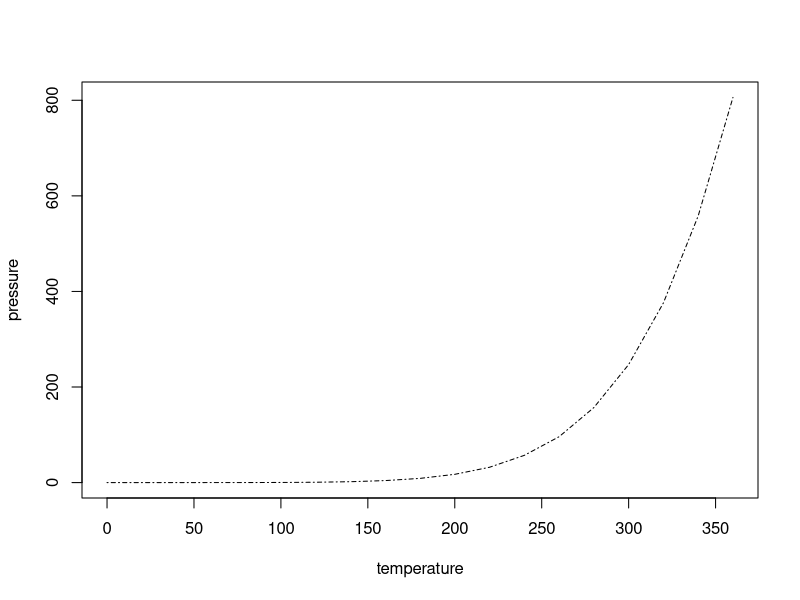
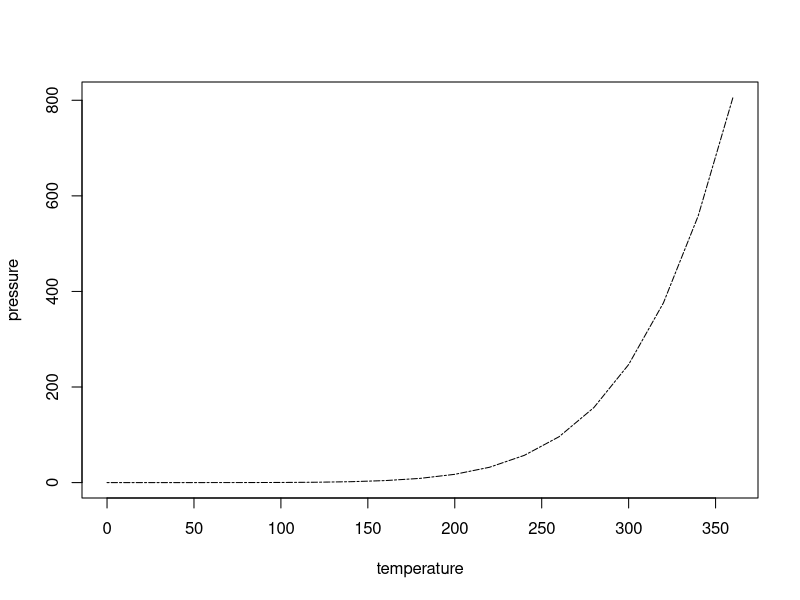
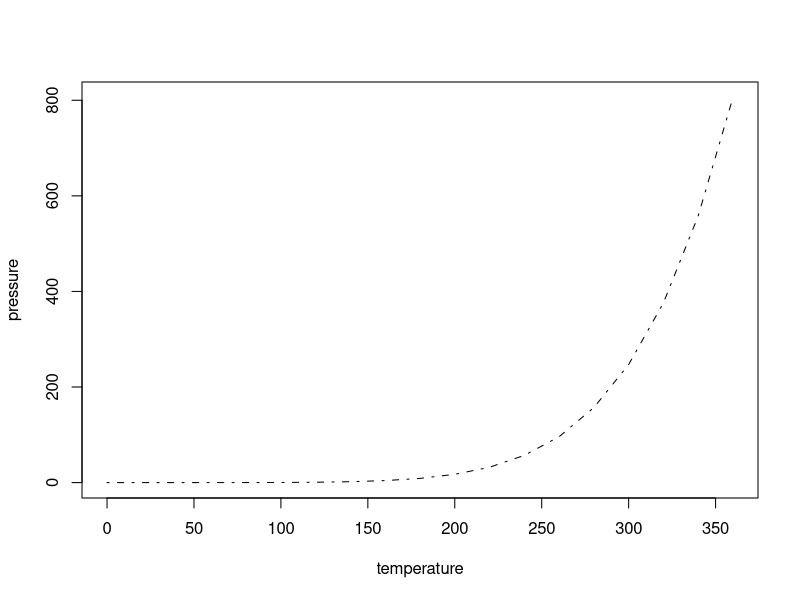
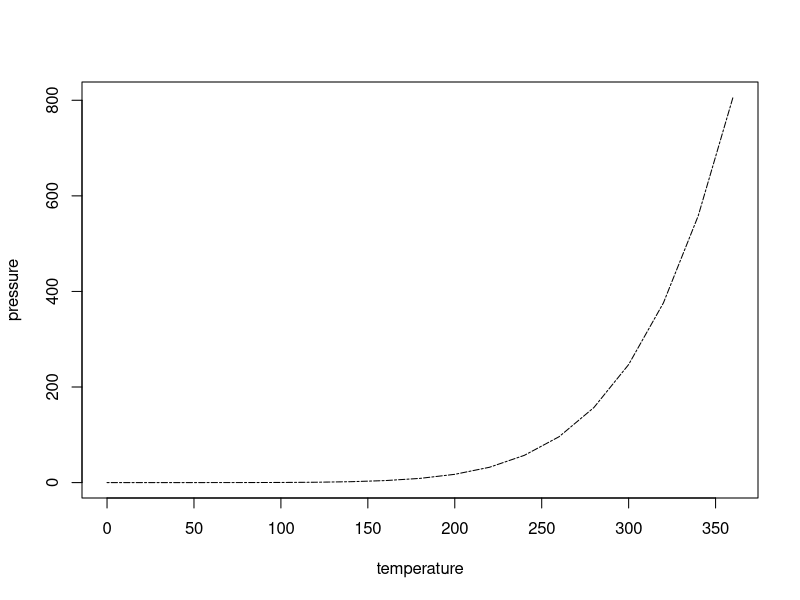
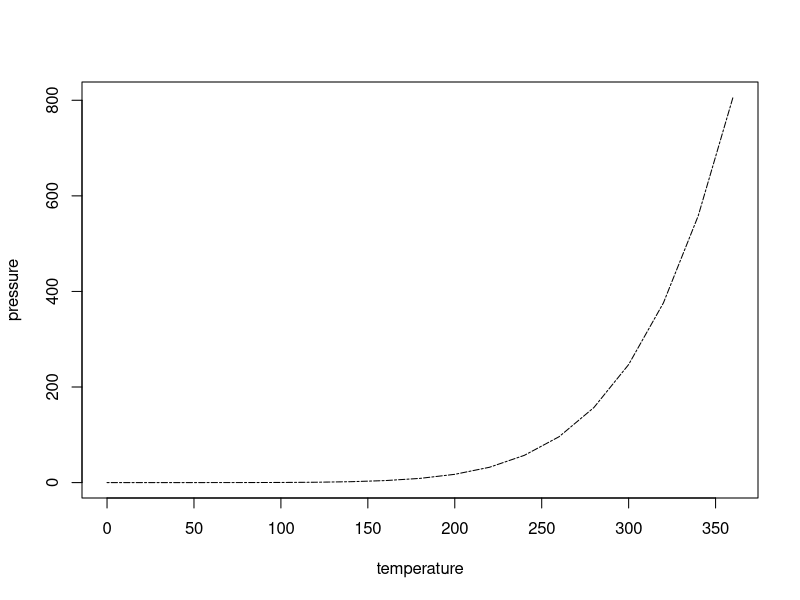

Write R code to recreate these figures, in order.
# lines in R
# 5 kinds of state settings: lty, lwd, lend, ljoin, lmitre

# if you want to read more about these:
?par

# which line type do we want, when plotting?
# 0=black, 1=solid (default), 2=dashed, 3=dotted, 4=dotdash, 5=longdash, 6=twodash

# examples:
plot(pressure, type="l", lty=4)
plot(pressure, type="l", lty="twodash")

# we can customize,
# give a string of up to 4 pairs (8 numbers total),
# line, gap, line, gap, line, gap, line, gap
plot(pressure, type="l", lty="2868")
# here we have a line of length 2, a gap of 8, line of length 2, gap of 8

# in the pre-set versions above
# dashed means 44
# dotted means 13
# dotdash means 1343
# longdash means 73
# twodash means 2262
# thanks to Paul Murrell's RGraphics for pointing these out

# for instance, these two have the same effect:
plot(pressure, type="l", lty="2262")
plot(pressure, type="l", lty="twodash")
# line of length 2, gap of length 2, line of length 6, gap of length 2

